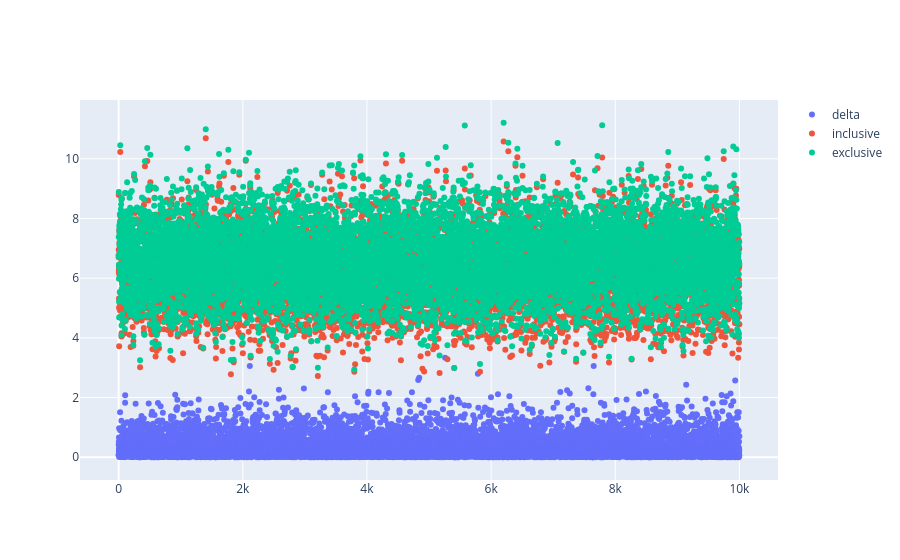

Here is the notebook cell this chart was saved with:
### Code cell
import plotly.graph_objects as go
deltas = np.abs(np.array(inclusives) - np.array(exclusives))
fig = go.Figure(
    data=[
        go.Scatter(
            x=list(range(iterations)),
            y=deltas,
            name='delta',
            mode='markers'
        ),
        go.Scatter(
            x=list(range(iterations)),
            y=inclusives,
            name='inclusive',
            mode='markers'
        ),
        go.Scatter(
            x=list(range(iterations)),
            y=exclusives,
            name='exclusive',
            mode='markers'
        )
    ]
)
fig.show()

### Figure 1 — Plotly figure (JSON) as saved in the notebook; plotly's stock layout.template omitted (floating-point values rounded to 4 significant figures; data arrays with more than 128 entries replaced by an {"elided": "..."} marker saying what was removed)
{"data": [{"mode": "markers", "name": "delta", "x": {"elided": "10000 int values"}, "y": {"elided": "10000 float values"}, "type": "scatter"}, {"mode": "markers", "name": "inclusive", "x": {"elided": "10000 int values"}, "y": {"elided": "10000 float values"}, "type": "scatter"}, {"mode": "markers", "name": "exclusive", "x": {"elided": "10000 int values"}, "y": {"elided": "10000 float values"}, "type": "scatter"}], "layout": {}}
